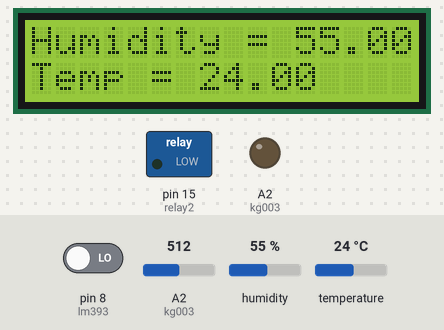
A sketch run on a simulated Arduino Uno, built with avr-gcc and run on an emulated ATmega328P. Parts: 16×2 character LCD, switched loads named in the sketch (green lamp = pin HIGH), output pins drawn as LEDs (lit = HIGH). The test bench sets the inputs (shaded band); at power-on: humidity 55 %, A2 (kg003) = 512, temperature 24 °C, pin 8 (lm393) LOW. What the sketch prints to the serial monitor is not drawn.

Above: at 2.7 s.
2.8 s: humidity set to 59 %
At 6.7 s:
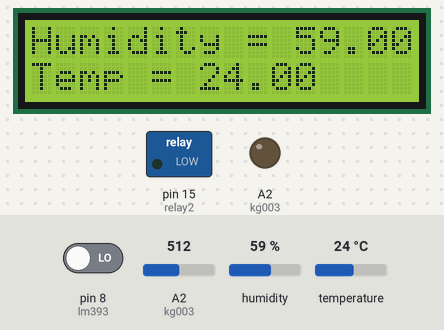
7.6 s: humidity set to 62 %
At 10.9 s:
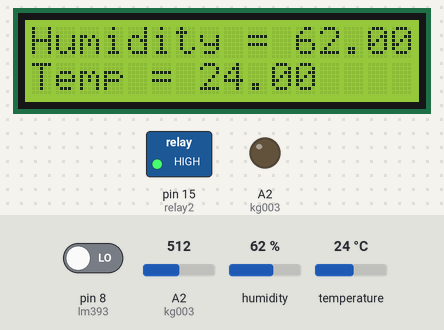
11.7 s: A2 (kg003) set to 899
15.5 s: A2 (kg003) set to 935
At 19.2 s:
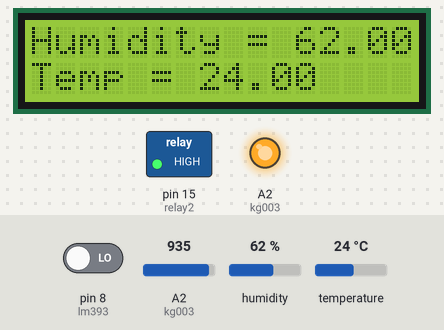
19.8 s: humidity set to 22 %
At 23.4 s:
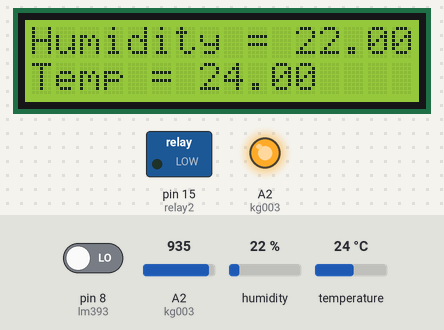
23.9 s: temperature set to 12 °C
At 27.5 s:
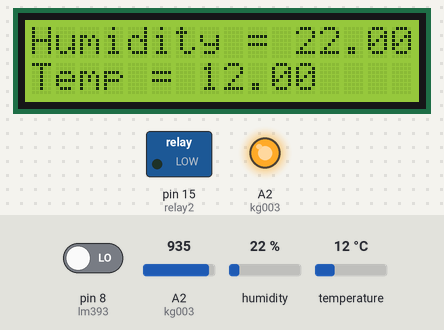
Timing chart, 0 to 28.9 s (numbered marks = the images above; inputs shaded):
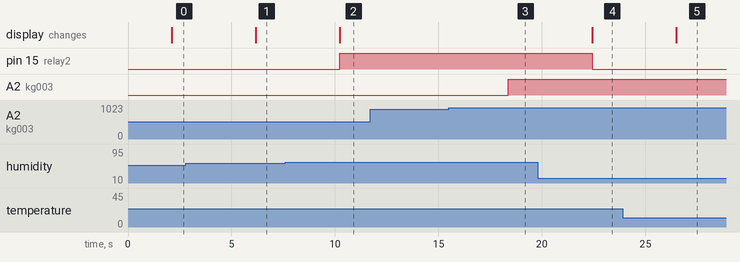

The sketch:

ec_final.ino
```cpp
#include <LiquidCrystal.h>
#include<dht.h>
dht DHT;
#define dht11 A0   //temp and humidity
int lm393 = 8;     //light sensor
int kg003 = A2;    //soil moisture sensor
int output;       //soil moisture output
int relay1 = 14;  //bulb switch
int relay2 = 15;  //exhaust switch
int relay3 = 16;  //pump switch
LiquidCrystal lcd(12, 11, 5, 4, 3, 2); // rs,en,d4,d5,d6,d7

void setup() {
  pinMode(lm393,INPUT);
  pinMode(relay1,OUTPUT);
  pinMode(relay2,OUTPUT);
  pinMode(relay3,OUTPUT);
  lcd.begin(16,2);
  Serial.begin(9600);
  Serial.println("CLEARDATA");     //plx daq initiate(excel)
  Serial.println("LABEL,Temp,Humidity,Moisture");
  Serial.println("RESETTIMER");

}

void loop() {
  DHT.read11(dht11);
  output=analogRead(kg003);
  output=map(output,1021,505,0,100);   //set value of soil moisture in between 0 to 100%
  Serial.print("DATA,Temp");           //display on excel
  Serial.print(DHT.temperature);
  Serial.print("DATA,Humidity");
  Serial.print(DHT.humidity);
  Serial.print("DATA,Moisture");
  Serial.print(output);
  Serial.println("% ");
  Serial.println("...");
  delay(2000);
  lcd.clear();
  lcd.setCursor(0,0);                  //display lcd
  lcd.print("Humidity = ");
  lcd.print(DHT.humidity);
  lcd.setCursor(0,1);
  lcd.print("Temp = ");
  lcd.print(DHT.temperature);
  //delay(2000);
  if(DHT.temperature>25||DHT.humidity>60)
  {digitalWrite(relay2,HIGH);}
  else
  {digitalWrite(relay2,LOW);}
  if(output<20)
  {digitalWrite(relay3,HIGH);}
  else
  {digitalWrite(relay3,LOW);}
  int ldr = digitalRead (lm393);
  if(ldr==1)
  {
    digitalWrite(relay1,HIGH);
  }
  else
  {
    digitalWrite(relay1,LOW);
  }
  //delay(2000);
}
```

Measured:
- the behaviour switches between 60 and 61 % on humidity (found by bisection; images 1 and 2)
- the behaviour switches between 917 and 918 on A2 (kg003) (found by bisection; images 2 and 3)
- after the input at 2.8 s, the display: changes after 3.4 s (image 1)
- after the input at 7.6 s, pin 15 (relay2): LOW → HIGH after 2.6 s; the display: changes after 2.6 s (image 2)
- after the input at 11.7 s, every drawn part: stays the same
- after the input at 15.5 s, A2 (kg003): LOW → HIGH after 2.9 s
- after the input at 19.8 s, pin 15 (relay2): HIGH → LOW after 2.6 s; the display: changes after 2.6 s (image 4)
- after the input at 23.9 s, the display: changes after 2.6 s (image 5)
